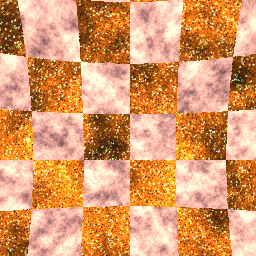
#> input picture src/testIm3_A.png, 256 x 256 px
$ python pyrToolsTest.py
#> lines starting #> are read from the running program, lines starting #| are printed output that depends on the picture
"""
Tests the Kernels with samples and plots it
"""

import matplotlib.pyplot as plt
import numpy as np
from PIL import Image
import pyrtools as pt
from FFTkernel import FFTkernel2D

if __name__ == '__main__':

    a = np.asarray(Image.open("testIm3_A.png").convert('L'))
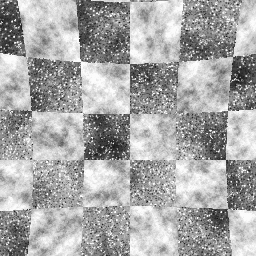
#> a: shape (256, 256); min 16, max 255, mean 167.7

#> (the run stopped early here; a loop or call above may not have finished)

$ run again, with src/testIm1_A.png copied over src/testIm3_A.png
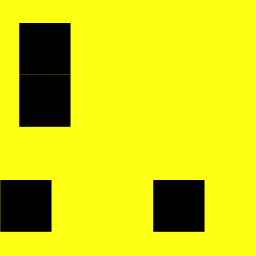
#> input picture src/testIm1_A.png, 256 x 256 px
#> `a = np.asarray(Image.open("testIm3_A.png").convert('L'))`:
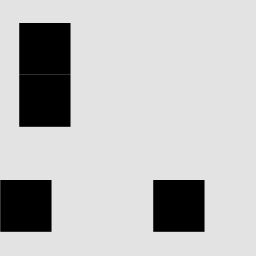
#> a: shape (256, 256); min 0, max 227, mean 190.2

$ run again, with src/testIm2_A.png copied over src/testIm3_A.png
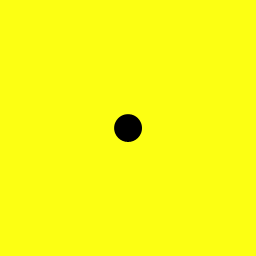
#> input picture src/testIm2_A.png, 256 x 256 px
#> `a = np.asarray(Image.open("testIm3_A.png").convert('L'))`:
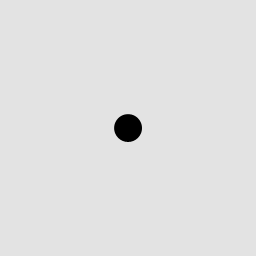
#> a: shape (256, 256); min 0, max 227, mean 224.9
